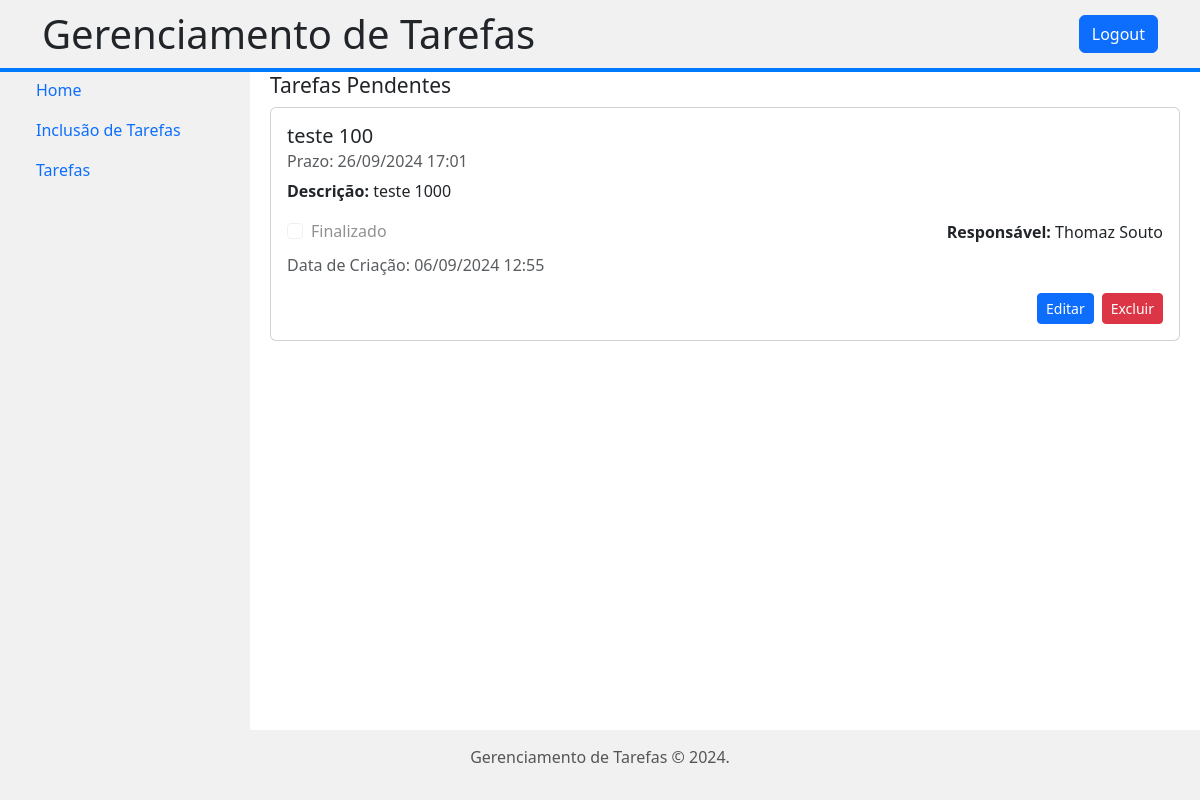
The page /tasks/pendentes/ (signed in) on the database as committed earlier.
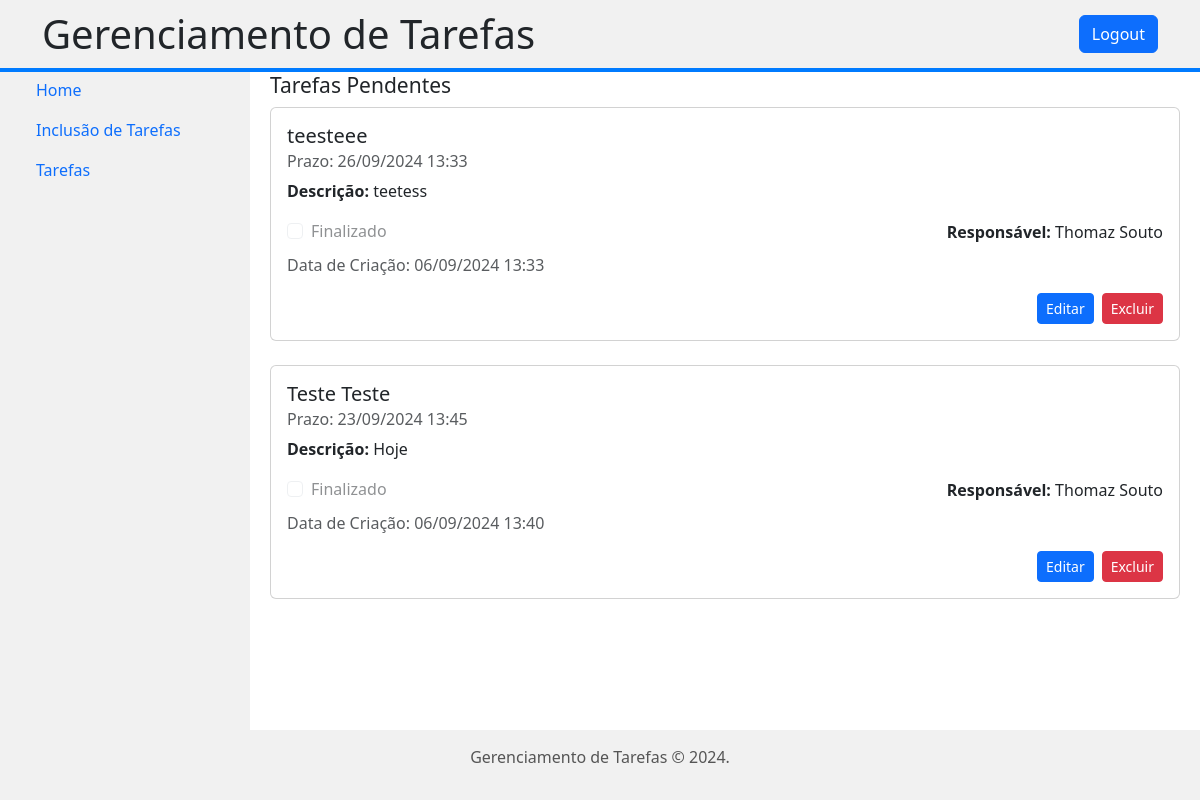
The same page on the database as committed later.
### tasks/models.py (models this page shows, shortened)
class Task(models.Model):
    title = models.CharField(max_length=250)
    description = models.TextField()
    completed = models.BooleanField(default=False)
    created_at = models.DateTimeField(auto_now_add=True)
    due_date = models.DateTimeField()
    user = models.ForeignKey(User, on_delete=models.CASCADE, related_name='tasks')

### tasks/views.py (the view)
# urls.py: path('tasks/pendentes/', views.tasksPend, name='pendentes'),
@login_required
def tasksPend(request):
    user = request.user
    tasks = Task.objects.filter(completed=False, user=user)
    return render(request, 'tasks/tasksPend.html', {'tasks': tasks})

### tasks/templates/tasks/tasksPend.html
{% extends "base.html" %}
{% load static %}
{% block content %}
<h4><small>Tarefas Pendentes</small></h4>
<div class="row">
    {% for task in tasks %}
    <div class="col-md-12 mb-4">
        <div class="card">
            <div class="card-body">
                <h5 class="card-title">{{ task.title }}</h5>
                <h6 class="card-subtitle mb-2 text-muted">Prazo: {{ task.due_date|date:"d/m/Y H:i" }}</h6>
                <p class="card-text">
                    <strong>Descrição:</strong> {{ task.description }}
                </p>
                <div class="d-flex align-items-center mb-2">
                    <div class="form-check me-3">
                        <input type="checkbox" class="form-check-input" id="is_active_{{ task.pk }}" name="is_active" disabled {% if task.completed %}checked{% endif %}>
                        <label class="form-check-label" for="is_active_{{ task.pk }}">Finalizado</label>
                    </div>
                    <div class="ms-auto">
                        <p class="mb-0">
                            <strong>Responsável:</strong>
                            {% if task.user.get_full_name %}
                                {{ task.user.get_full_name }}
                            {% else %}
                                {{ task.user.username }}
                            {% endif %}
                        </p>
                    </div>
                </div>
                <p class="text-muted mb-0">Data de Criação: {{ task.created_at|date:"d/m/Y H:i" }}</p>
                <div class="d-flex justify-content-end mt-3">
                    <a href="{% url 'tasks:editar' task.pk %}" class="btn btn-primary btn-sm me-2">Editar</a>
                    <a href="{% url 'tasks:excluir' task.pk %}" class="btn btn-danger btn-sm">Excluir</a>
                </div>
            </div>
        </div>
    </div>
    {% empty %}
    <div class="col-md-12">
        <div class="alert alert-info" role="alert">
            Nenhuma tarefa pendente encontrada.
        </div>
    </div>
    {% endfor %}
</div>
{% endblock %}

Rows that differ between the two databases and show on the page:
no longer on this page (row edited): Task: title "teste 100", due_date "26/09/2024 17:01", description "teste 1000", user.get_full_name "Thomaz Souto", created_at "06/09/2024 12:55"
added Task: title "teesteee", due_date "26/09/2024 13:33", description "teetess", user.get_full_name "Thomaz Souto", created_at "06/09/2024 13:33"
added Task: title "Teste Teste", due_date "23/09/2024 13:45", description "Hoje", user.get_full_name "Thomaz Souto", created_at "06/09/2024 13:40"
